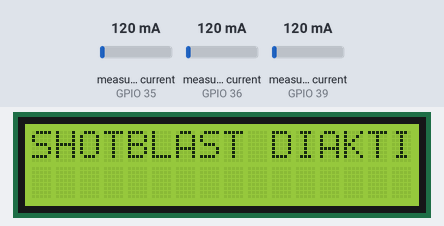
The sketch below on a simulated ESP32. Shown: 16×2 character LCD. Inputs (shaded band) come from the test bench; at power-on: measured current (sensors on GPIO 35, GPIO 36, GPIO 39) 120 mA. What the sketch prints to the serial monitor is not drawn.

Above: at 0.1 s.
At 4.7 s:
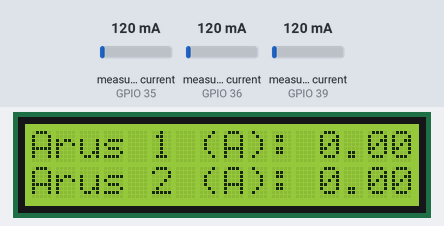
At 6.7 s:
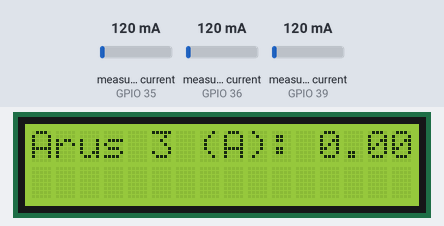

The sketch:

SCT013-2.ino
```cpp
//Your SCT-013-030 is only guaranteed accurate between 10% and 120% of rated input current, i.e. 3 A & 36 A.
//baru : https://savjee.be/blog/Home-Energy-Monitor-ESP32-CT-Sensor-Emonlib/
#include <Wire.h>

#include <LiquidCrystal_I2C.h>
LiquidCrystal_I2C lcd(0x27, 16, 2);
#include "EmonLib.h"


EnergyMonitor emon1;
EnergyMonitor emon2;
EnergyMonitor emon3;

int tegangan = 220.0;

//pin yang digunakan sensor SCT
int pin_sct1 = 35;
int pin_sct2 = 39;
int pin_sct3 = 36;

// dapat dicek menggunakan i2c finder

void setup()
{
  Serial.begin(115200);
  lcd.begin(16, 2); //prosedur pemanggilan LCD
  //lcd.setBacklight(255);

  lcd.setCursor(00, 00); //set pada baris 1 dan kolom 1
  lcd.print("SHOTBLAST DIAKTIFKAN"); //menuliskan "Hello World"
  delay(1000);
  lcd.clear(); //menghapus data sebelumnya

  delay(3000);

  //calib - Cur Const= Ratio/BurdenR. 2000/33 = 60
  emon1.current(pin_sct1, 30);//20/6/5.18/4.74/48
  emon2.current(pin_sct2, 30);
  emon3.current(pin_sct3, 30);
}

void loop()
{
  // Read current values from all three sensors
  float Irms1 = emon1.calcIrms(1480);
  float Irms2 = emon2.calcIrms(1480);
  float Irms3 = emon3.calcIrms(1480);

  // Check if any of the current values is less than 3A and set it to 0
  if (Irms1 < 3) {
    Irms1 = 0;
  }
  if (Irms2 < 3) {
    Irms2 = 0;
  }
  if (Irms3 < 3) {
    Irms3 = 0;
  }

  // Print current values to the serial monitor
  Serial.print("Arus 1 yang terbaca : ");
  Serial.println(Irms1, 4);
  Serial.print("Arus 2 yang terbaca : ");
  Serial.println(Irms2, 4);
  Serial.print("Arus 3 yang terbaca : ");
  Serial.println(Irms3, 4);

  // Display current values on the LCD
  lcd.setCursor(0, 0);
  lcd.print("Arus 1 (A): ");
  lcd.print(Irms1, 2);

  lcd.setCursor(0, 1);
  lcd.print("Arus 2 (A): ");
  lcd.print(Irms2, 2);
  delay(2000);
  lcd.clear();
  lcd.setCursor(0, 0);
  lcd.print("Arus 3 (A): ");
  lcd.print(Irms3, 2);

  delay(2000);
}
```

Measured:
- what the display in image 1 shows lasts 2.0 s, from 4.7 s to 6.7 s
- what the display in image 2 shows lasts 2.5 s, from 6.7 s to 9.2 s
